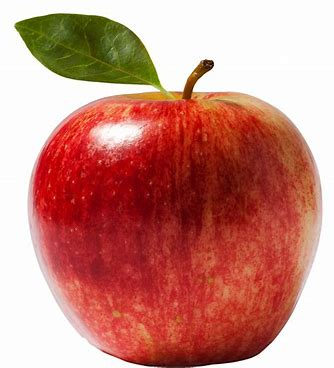
#> input picture assets/apple.jpeg, 334 x 368 px
$ python -i tophat.py   (imports and definitions only)
#> lines starting #> are read from the running program, lines starting #| are printed output that depends on the picture
#> further down, picture is the input picture: shape (368, 334, 3); mean B, G, R 126.1, 136.7, 200.4
import cv2
import numpy as np


def tophat(frame, kernel_size=15):
    """
    Apply Top-Hat filtering to highlight bright regions in the frame.
    Args:
        frame (numpy.ndarray): The input video frame.
        kernel_size (int): Size of the structuring element.
    Returns:
        numpy.ndarray: Frame with bright regions highlighted.
    """
#> called with kernel_size = 15
    gray = cv2.cvtColor(frame, cv2.COLOR_BGR2GRAY)  # Convert to grayscale
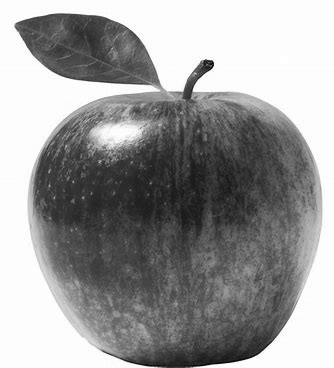
#> gray: shape (368, 334); min 5, max 255, mean 154.6
    kernel = cv2.getStructuringElement(cv2.MORPH_RECT, (kernel_size, kernel_size))
    tophat_result = cv2.morphologyEx(gray, cv2.MORPH_TOPHAT, kernel)
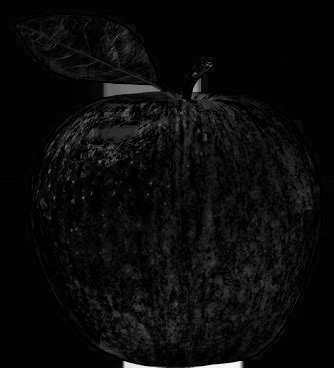
#> tophat_result: shape (368, 334); min 0, max 247, mean 10.2
    return cv2.cvtColor(tophat_result, cv2.COLOR_GRAY2BGR)  # Convert back to BGR

>>> import cv2
>>> picture = cv2.imread('../assets/apple.jpeg')
>>> result = tophat(picture)
